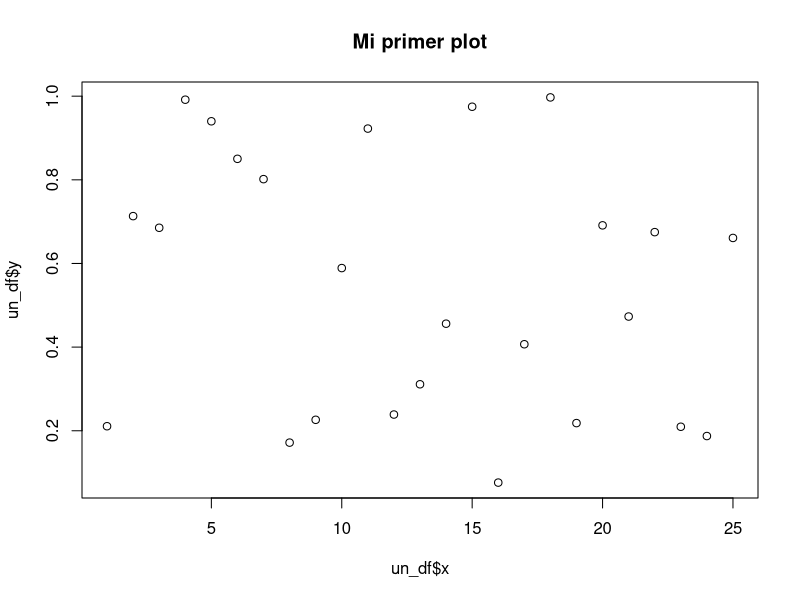
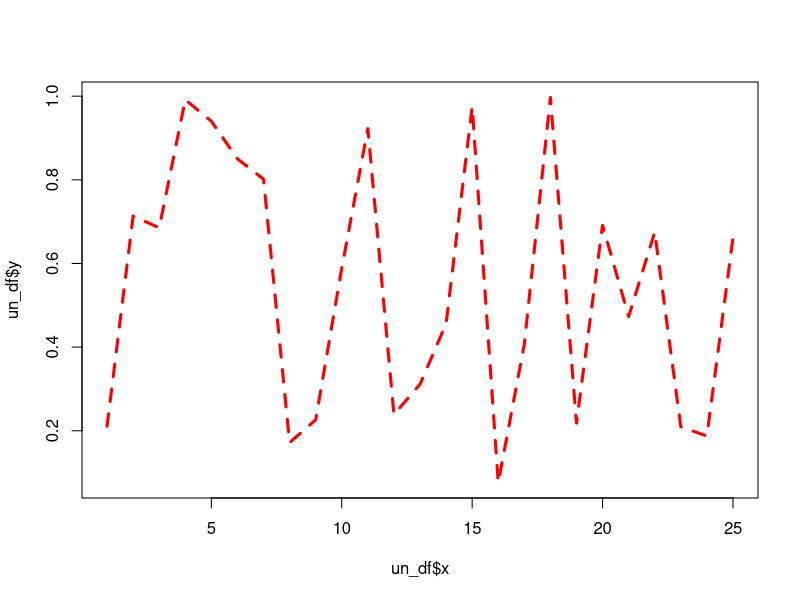
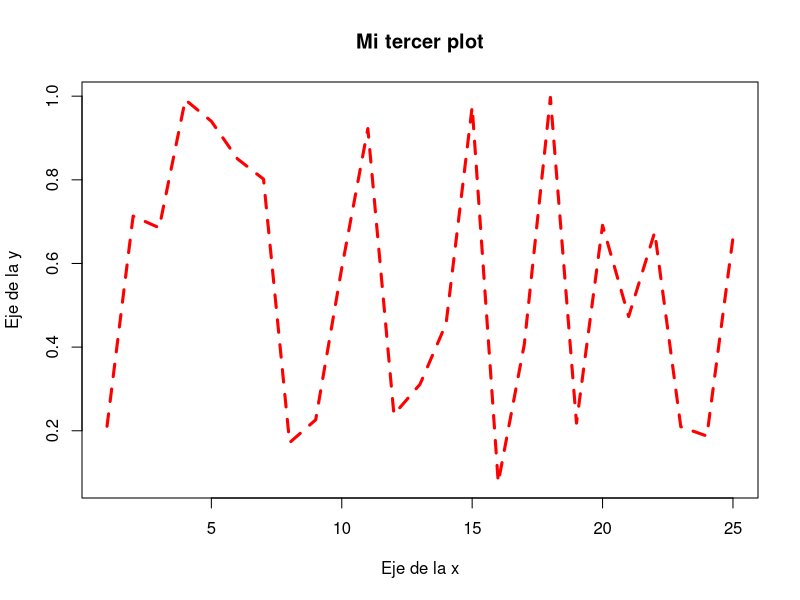
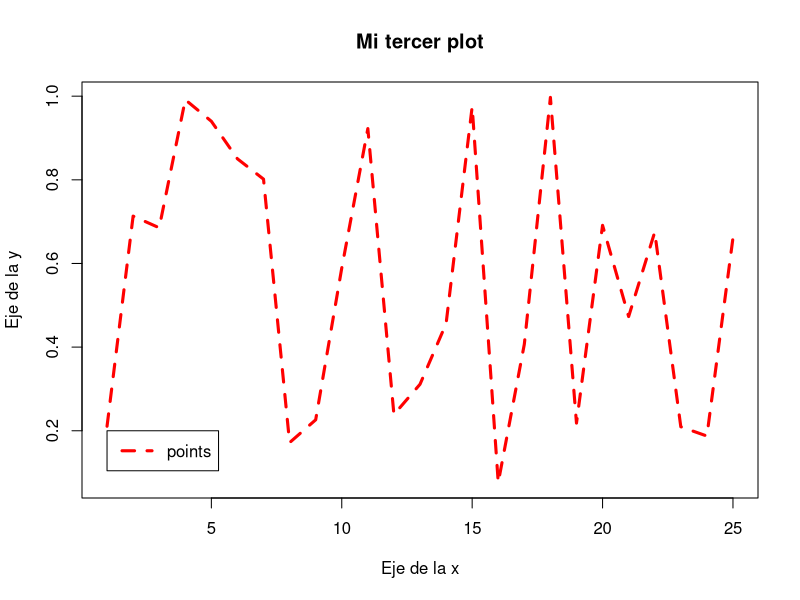
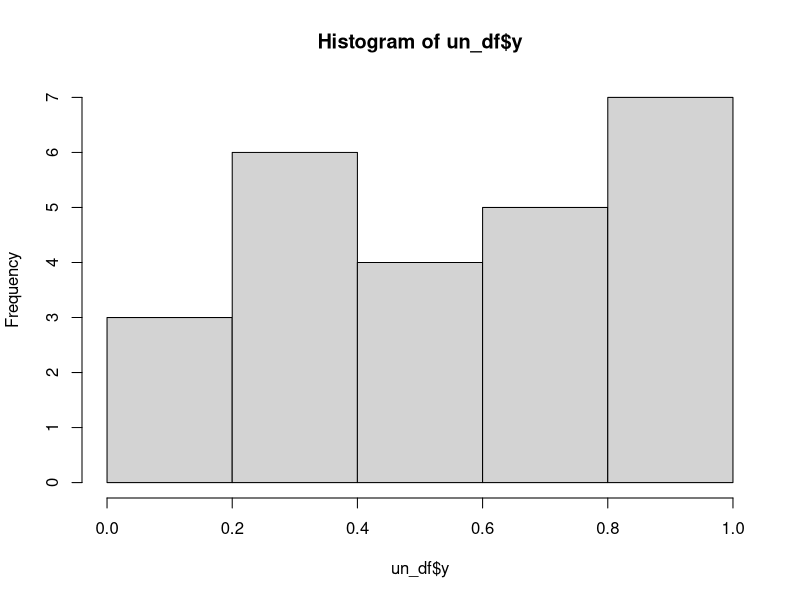
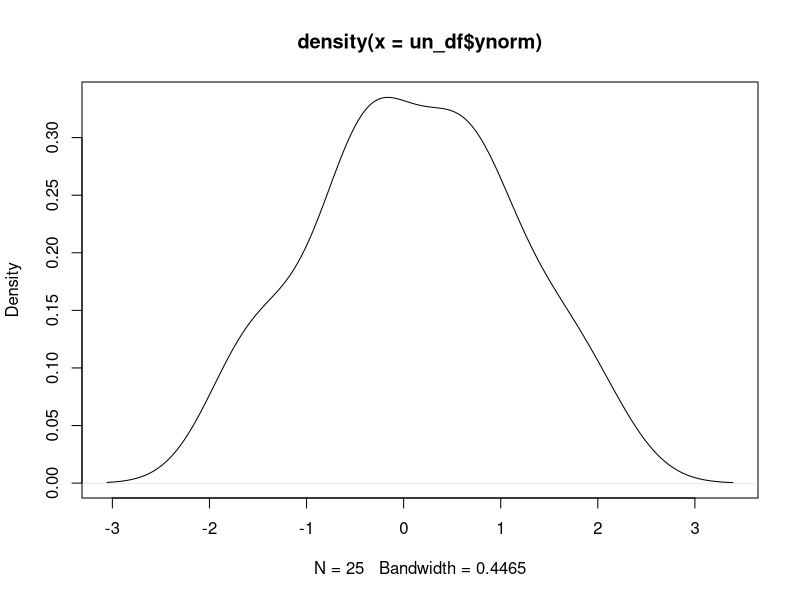
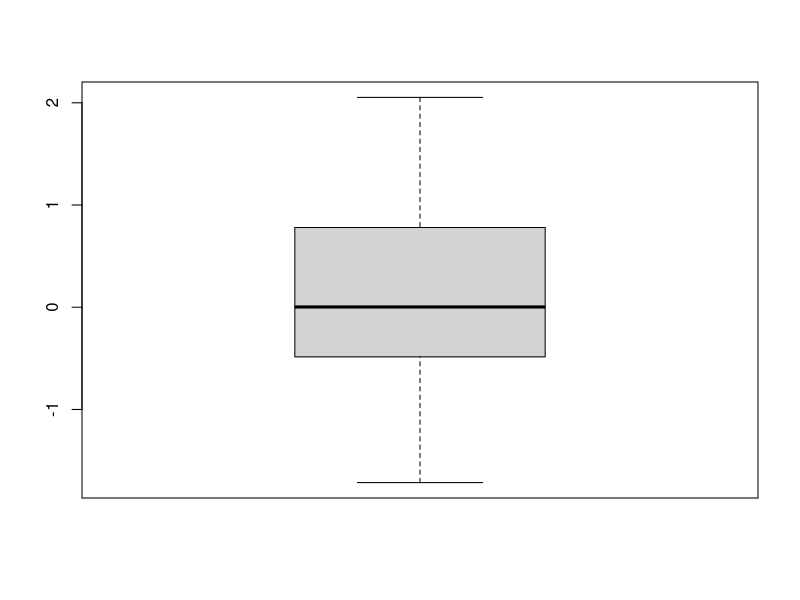

Generate these figures, in order, with R:
## ---- chunk 1
25 + 3 # 25 - 3
23 # 2/3
12 > 4 # 12 >= 4; 12 < 4; 12 <= 4 
!TRUE # (negación); TRUE & FALSE (and); TRUE | FALSE (oro)
## ---- chunk 2
class(2)
class(2L)
class("2")
class(TRUE)
## ---- chunk 3
NULL # NULL object
NA # missing value indicator (not available)
NaN # 0/0 (not a number)
Inf # Infinity
## ---- chunk 4
c(1,2,3) 
c("a", "b", "c", "d")
c(TRUE, TRUE, FALSE, TRUE)
## ---- chunk 5
1:3 
seq(1, 3)
seq(from = 10, tono = 0, by = -2)
## ---- chunk 6
c(1,2,3)
c(1,2,3) - c(0, 2, 1)
c(1,2,3) + c(0, 2, 1)
c(1,2,3) %% c(0, 2, 1)
## ---- chunk 7
un_vector <- c("a", "b", "c", "d") # <-(=) asigna a una variable 
un_vector[1]
un_vector[c(2,3)]
un_vector[-1]
un_vector[c(TRUE, TRUE, FALSE, TRUE)]
## ---- chunk 8
numFac <- factor(c(13,22,38, 13))
numFac
as.numeric(numFac)
as.numeric(as.character(numFac)) # convertir a numeric
## ---- chunk 9
un_df <- data.frame(x = 1:25, y = runif(25), ynorm = rnorm(25),
                    z = sample(c("a", "b", "c", "d"), 25, replace = TRUE),
                    t = "RUGBCN")
head(un_df) # tail(un_df)
## ---- chunk 10
dim(un_df) # nrow(un_df) ncol(un_df)
names(un_df) # colnames(un_df) rownames(un_df)
summary(un_df)
## ---- chunk 11
un_df[1, 2]
un_df[1, 1:3]
un_df[1, ]
## ---- chunk 12
un_df$x[2]
un_df[1, c("x", "y")]
cond <- un_df$x > 20
un_df[cond, ]
## ---- chunk 13
max(un_df$ynorm)
mean(un_df$ynorm)
sd(un_df$ynorm)
## ---- chunk 14
head(un_df) # tail
summary(un_df)
table(un_df$z)
## ---- chunk 15
tapply(un_df$y, list(un_df$z), FUN = 'sum')
## ---- chunk 16
plot(un_df$x, un_df$y, main = "Mi primer plot")
## ---- chunk 17
plot(un_df$x, un_df$y, type = "l", col = "red", lwd = 3, lty = 2)
## ---- chunk 18
plot(un_df$x, un_df$y, type = "l", col = "red", lwd = 3, lty = 2,  ann = FALSE)
title(main ="Mi tercer plot", xlab = "Eje de la x", ylab = "Eje de la y")
## ---- chunk 19
plot(un_df$x, un_df$y, type = "l", col = "red", lwd = 3, lty = 2,  ann = FALSE)
title(main ="Mi tercer plot", xlab = "Eje de la x", ylab = "Eje de la y")
legend(1, 0.2, "points", lwd = 3, lty = 2, col = "red")
## ---- chunk 20
hist(un_df$y)
## ---- chunk 21
densidad <- density(un_df$ynorm)
plot(densidad)
## ---- chunk 22
boxplot(un_df$ynorm)
